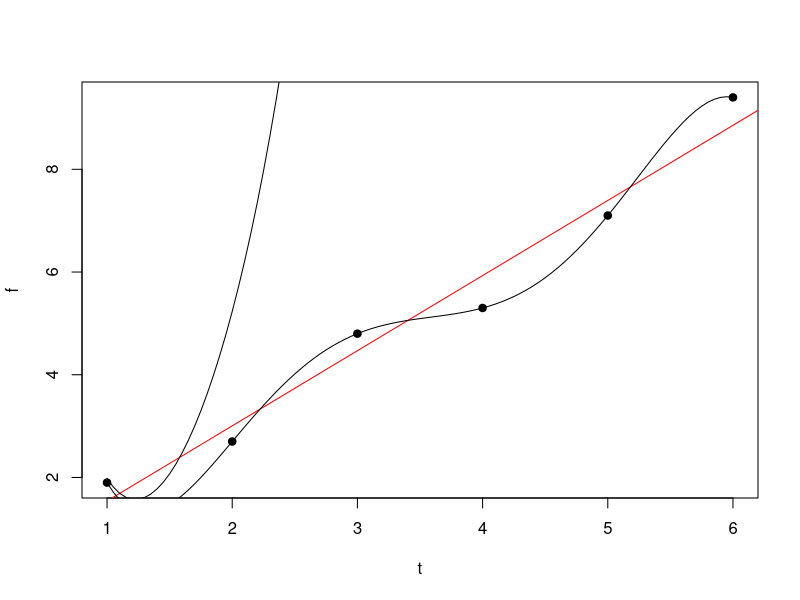
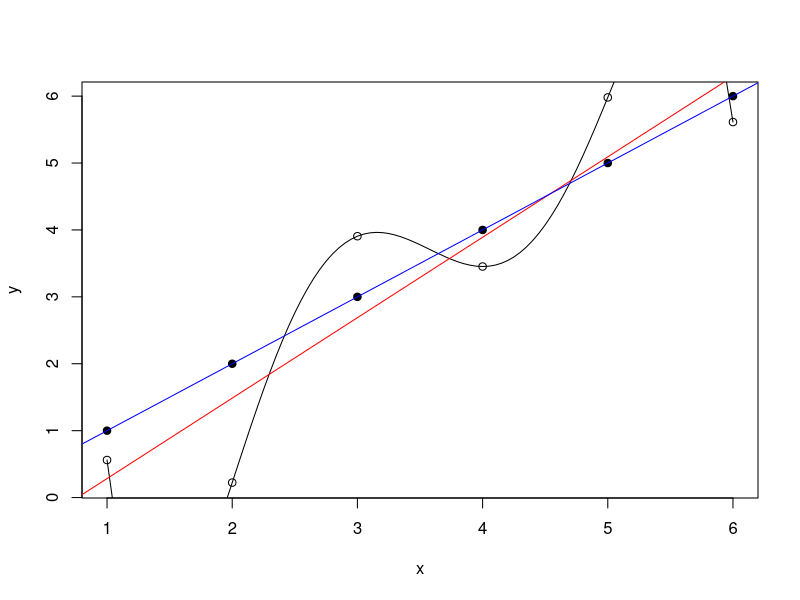
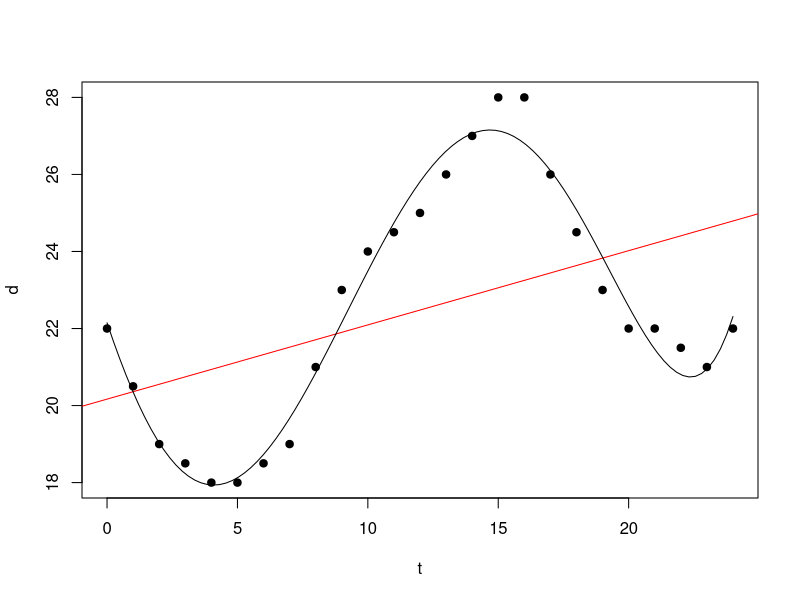
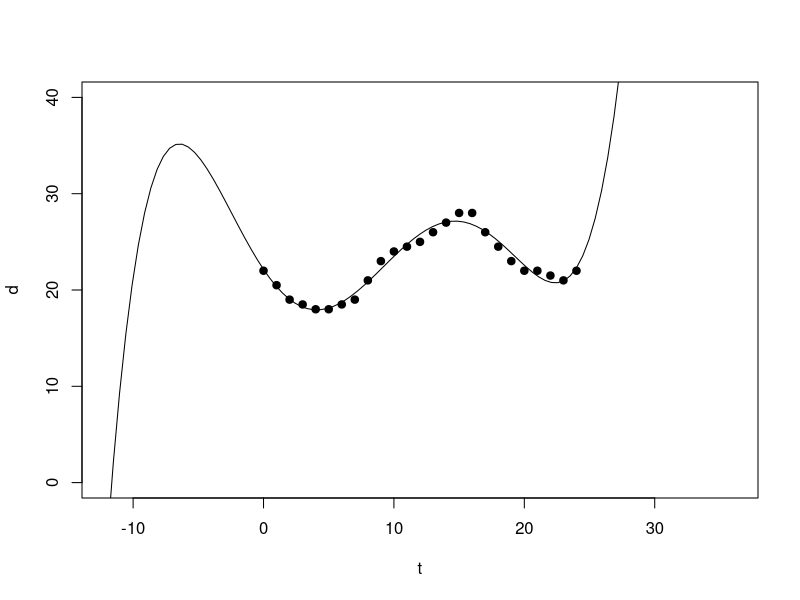
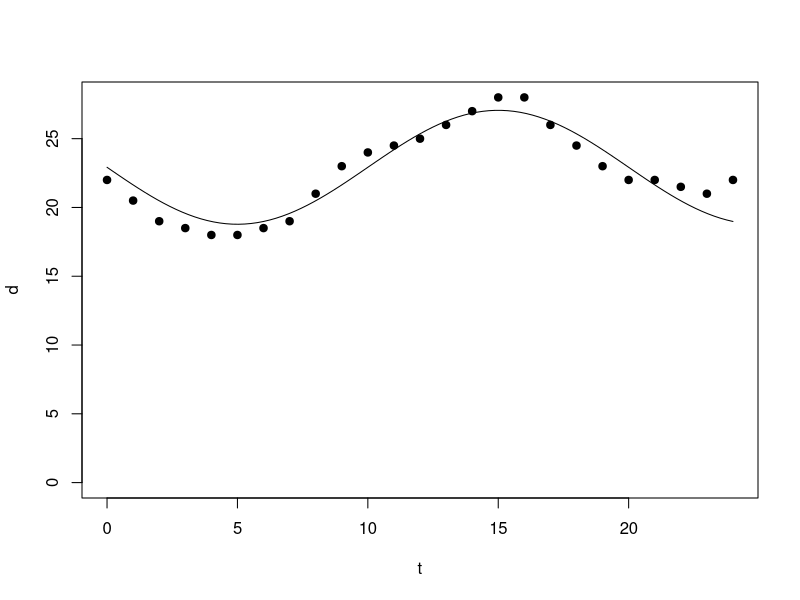
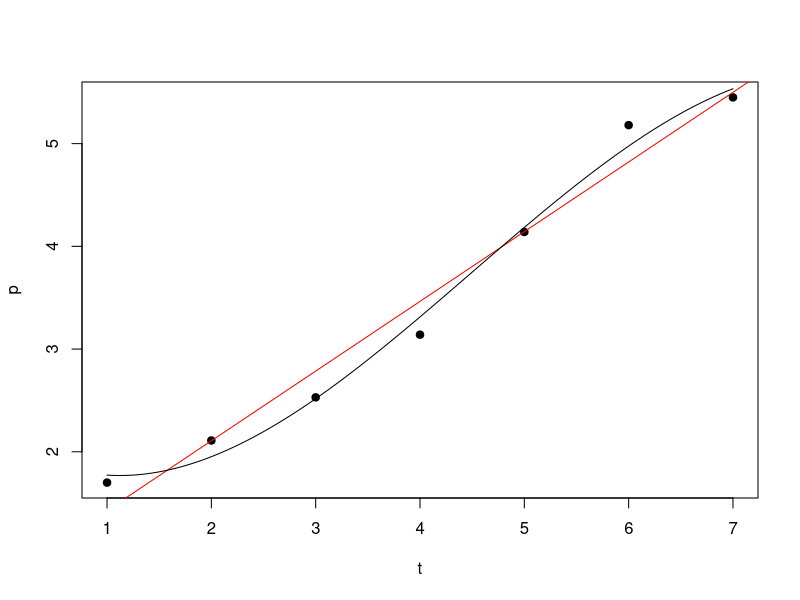
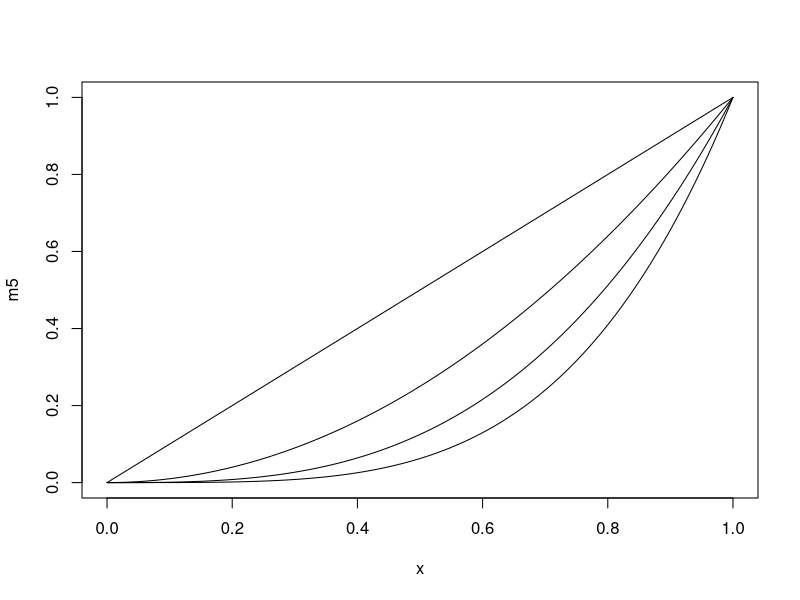

The R source for these figures, in order: (Note: this script raises an error after producing the figures.)
t <- 1:6
f <- c(1.9,2.7,4.8,5.3,7.1,9.4)

plot(f ~ t, pch = 19)
x <- lm(f ~ t)
abline(x, col = "red")

wtm.polyreg <- function(x,y,d){
  n <- length(x)
  A <- rep(1,n)
  for (i in 1:d){
    A <- cbind(A,x^i)
  }
  solve(t(A)%*%A,t(A)%*%y)
}

z <- wtm.polyreg(t,f,5)

p2 <- function(x){z[1] + z[2]*x + z[3]*x^2}
curve(p2, add = T)

p3 <- function(x){z[1] + z[2]*x + z[3]*x^2 + z[4]*x^3}
curve(p3, add = T)

p4 <- function(x){z[1] + z[2]*x + z[3]*x^2 + z[4]*x^3 + z[5]*x^4}
curve(p4, add = T)

p5 <- function(x){z[1] + z[2]*x + z[3]*x^2 + z[4]*x^3 + z[5]*x^4 + z[6]*x^5}
curve(p5, add = T)

x <- 1:6
y <- x + rnorm(6,0,1)

plot(y ~ x)

z <- wtm.polyreg(x,y,5)
curve(p5, add = T)
z <- lm(y ~ x)
abline(z, col = "red")
points(cbind(x,x), pch = 19)
abline(0,1, col = "blue")

#######

t <- c(0.0, 1.0, 2.0, 3.0, 4.0, 5.0, 6.0, 7.0, 8.0, 9.0, 10.0, 11.0, 12.0, 13.0, 14.0, 15.0, 16.0, 17.0, 18.0, 19.0, 20.0, 21.0, 22.0, 23.0, 24)
d <- c(22, 20.5, 19, 18.5, 18, 18, 18.5, 19, 21, 23, 24, 24.5, 25, 26, 27, 28, 28, 26, 24.5, 23, 22, 22, 21.5, 21, 22)

plot(d ~ t, pch = 19)

z <- lm(d ~ t)
abline(z, col = "red")

z <- wtm.polyreg(t,d,5)
curve(p5, add = T)

plot(d ~ t, pch = 19, xlim = c(-12,36), ylim = c(0,40))
curve(p5, add = T)

wtm.genreg <- function(x,y){
  n <- length(x)
  A <- rep(1,n)
  A <- cbind(A,-sin((pi*x)/10))
  solve(t(A)%*%A,t(A)%*%y)
}

z <- wtm.genreg(t,d)

plot(d ~ t, pch = 19, ylim = c(0,28))
cx <- function(x){z[1] - z[2]*sin((pi*x)/10)}
curve(cx, add = T)

#######

t <- 1:7
p <- c(1.7,2.11,2.53,3.14,4.14,5.18,5.45)
plot(p ~ t, pch = 19)

z <- lm(p ~ t)
abline(z, col = "red")

z <- wtm.polyreg(t,p,3)
curve(p3, add = T)

######

m2 <- function(x){x}
m3 <- function(x){x^2}
m4 <- function(x){x^3}
m5 <- function(x){x^4}

plot(m5, xlim = c(0,1))
curve(m4, add = T)
curve(m3, add = T)
curve(m2, add = T)
curve(m1, add = T)
abline(1,0)

l1 <- function(x){((x-.25)/(0-.25))*((x-.5)/(0-.5))*((x-.75)/(0-.75))*((x-1)/(0-1))}
l2 <- function(x){((x-0)/(.25-0))*((x-.5)/(.25-.5))*((x-.75)/(.25-.75))*((x-1)/(.25-1))}
l3 <- function(x){((x-0)/(.5-0))*((x-.25)/(.5-.25))*((x-.75)/(.5-.75))*((x-1)/(.5-1))}
l4 <- function(x){((x-0)/(.75-0))*((x-.25)/(.75-.25))*((x-.5)/(.75-.5))*((x-1)/(.75-1))}
l5 <- function(x){((x-0)/(1-0))*((x-.25)/(1-.25))*((x-.5)/(1-.5))*((x-.75)/(1-.75))}

plot(l1, xlim = c(0,1), ylim = c(-.75,1.25))
curve(l2, add = T)
curve(l3, add = T)
curve(l4, add = T)
curve(l5, add = T)

n1 <- function(x){1}
n2 <- function(x){(x-0)}
n3 <- function(x){(x-0)*(x-.5)}
n4 <- function(x){(x-0)*(x-.5)*(x-1)}
n5 <- function(x){(x-0)*(x-.5)*(x-1)*(x-1.5)}

plot(n5, xlim = c(0,2))
curve(n4, add = T)
curve(n3, add = T)
curve(n2, add = T)
abline(1,0)

#######
t <- c(-2,0,1)
y <- c(-27,-1,0)

plot(y ~ t, pch = 19)
p <- function(x){-1 + 5*x - 4*x^2}
curve(p, add = T)

